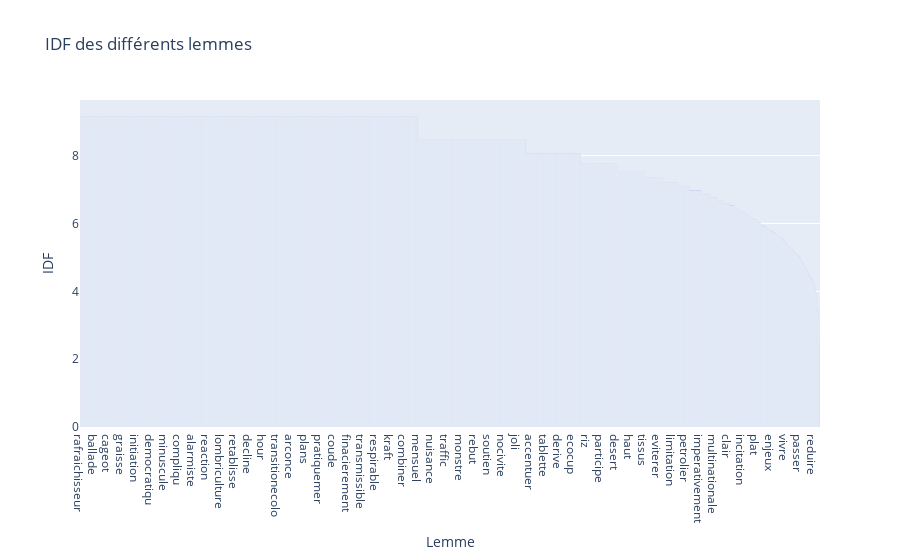

This figure's notebook cell:
### Code cell
#nbLemmesAfficher = 20
fig = px.bar(idf.loc[:,:], x = 'Lemme', y = 'IDF',
title = "IDF des différents lemmes")
fig.show()

### Figure 1 — Plotly figure (JSON) as saved in the notebook; plotly's stock layout.template omitted (floating-point values rounded to 4 significant figures; data arrays with more than 128 entries replaced by an {"elided": "..."} marker saying what was removed)
{"data": [{"alignmentgroup": "True", "hovertemplate": "Lemme=%{x}<br>IDF=%{y}<extra></extra>", "legendgroup": "", "marker": {"color": "#636efa", "pattern": {"shape": ""}}, "name": "", "offsetgroup": "", "orientation": "v", "showlegend": false, "textposition": "auto", "type": "bar", "x": {"elided": "7614 str values"}, "xaxis": "x", "y": {"elided": "7614 float values"}, "yaxis": "y"}], "layout": {"barmode": "relative", "legend": {"tracegroupgap": 0}, "title": {"text": "IDF des différents lemmes"}, "xaxis": {"anchor": "y", "domain": [0, 1], "title": {"text": "Lemme"}}, "yaxis": {"anchor": "x", "domain": [0, 1], "title": {"text": "IDF"}}}}
